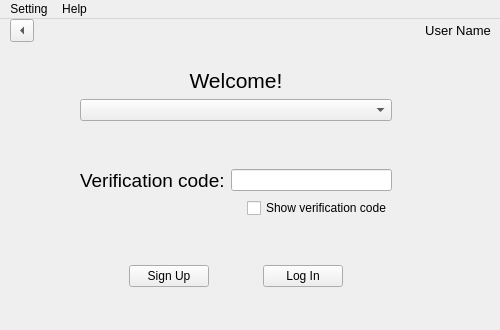
<?xml version="1.0" encoding="UTF-8"?>
<ui version="4.0">
 <class>MainWindow</class>
 <widget class="QMainWindow" name="MainWindow">
  <property name="geometry">
   <rect>
    <x>0</x>
    <y>0</y>
    <width>500</width>
    <height>330</height>
   </rect>
  </property>
  <property name="windowTitle">
   <string>MainWindow</string>
  </property>
  <widget class="QWidget" name="centralwidget">
   <widget class="QWidget" name="layoutWidget">
    <property name="geometry">
     <rect>
      <x>0</x>
      <y>0</y>
      <width>2</width>
      <height>2</height>
     </rect>
    </property>
    <layout class="QHBoxLayout" name="horizontalLayout_8"/>
   </widget>
   <widget class="QWidget" name="layoutWidget">
    <property name="geometry">
     <rect>
      <x>0</x>
      <y>0</y>
      <width>2</width>
      <height>2</height>
     </rect>
    </property>
    <layout class="QHBoxLayout" name="horizontalLayout_9"/>
   </widget>
   <widget class="QWidget" name="layoutWidget">
    <property name="geometry">
     <rect>
      <x>10</x>
      <y>0</y>
      <width>481</width>
      <height>301</height>
     </rect>
    </property>
    <layout class="QVBoxLayout" name="verticalLayout_3">
     <item>
      <layout class="QHBoxLayout" name="horizontalLayout_10">
       <item>
        <widget class="QToolButton" name="toolButton">
         <property name="text">
          <string>...</string>
         </property>
         <property name="popupMode">
          <enum>QToolButton::DelayedPopup</enum>
         </property>
         <property name="toolButtonStyle">
          <enum>Qt::ToolButtonIconOnly</enum>
         </property>
         <property name="autoRaise">
          <bool>false</bool>
         </property>
         <property name="arrowType">
          <enum>Qt::LeftArrow</enum>
         </property>
        </widget>
       </item>
       <item>
        <spacer name="horizontalSpacer_4">
         <property name="orientation">
          <enum>Qt::Horizontal</enum>
         </property>
         <property name="sizeHint" stdset="0">
          <size>
           <width>40</width>
           <height>20</height>
          </size>
         </property>
        </spacer>
       </item>
       <item>
        <widget class="QLabel" name="label_6">
         <property name="text">
          <string>&lt;html&gt;&lt;head/&gt;&lt;body&gt;&lt;p&gt;&lt;span style=&quot; font-size:10pt;&quot;&gt;User Name&lt;/span&gt;&lt;/p&gt;&lt;/body&gt;&lt;/html&gt;</string>
         </property>
         <property name="alignment">
          <set>Qt::AlignCenter</set>
         </property>
        </widget>
       </item>
      </layout>
     </item>
     <item>
      <widget class="QStackedWidget" name="stackedWidget">
       <property name="currentIndex">
        <number>0</number>
       </property>
       <widget class="QWidget" name="page_3">
        <widget class="QWidget" name="layoutWidget_3">
         <property name="geometry">
          <rect>
           <x>70</x>
           <y>20</y>
           <width>312</width>
           <height>219</height>
          </rect>
         </property>
         <layout class="QVBoxLayout" name="verticalLayout_4">
          <item>
           <widget class="QLabel" name="label_7">
            <property name="text">
             <string>&lt;html&gt;&lt;head/&gt;&lt;body&gt;&lt;p&gt;&lt;span style=&quot; font-size:16pt;&quot;&gt;Welcome!&lt;/span&gt;&lt;/p&gt;&lt;/body&gt;&lt;/html&gt;</string>
            </property>
            <property name="alignment">
             <set>Qt::AlignCenter</set>
            </property>
           </widget>
          </item>
          <item>
           <widget class="Click_ComboBox" name="comboBox_2"/>
          </item>
          <item>
           <spacer name="verticalSpacer_3">
            <property name="orientation">
             <enum>Qt::Vertical</enum>
            </property>
            <property name="sizeHint" stdset="0">
             <size>
              <width>20</width>
              <height>40</height>
             </size>
            </property>
           </spacer>
          </item>
          <item>
           <layout class="QHBoxLayout" name="horizontalLayout_11">
            <item>
             <widget class="QLabel" name="label_5">
              <property name="text">
               <string>&lt;html&gt;&lt;head/&gt;&lt;body&gt;&lt;p&gt;&lt;span style=&quot; font-size:14pt;&quot;&gt;Verification code:&lt;/span&gt;&lt;/p&gt;&lt;/body&gt;&lt;/html&gt;</string>
              </property>
             </widget>
            </item>
            <item>
             <widget class="QLineEdit" name="lineEdit_4">
              <property name="echoMode">
               <enum>QLineEdit::Password</enum>
              </property>
             </widget>
            </item>
           </layout>
          </item>
          <item>
           <layout class="QHBoxLayout" name="horizontalLayout_12">
            <item>
             <spacer name="horizontalSpacer_5">
              <property name="orientation">
               <enum>Qt::Horizontal</enum>
              </property>
              <property name="sizeHint" stdset="0">
               <size>
                <width>40</width>
                <height>20</height>
               </size>
              </property>
             </spacer>
            </item>
            <item>
             <widget class="QCheckBox" name="checkBox_2">
              <property name="text">
               <string>Show verification code</string>
              </property>
             </widget>
            </item>
           </layout>
          </item>
          <item>
           <spacer name="verticalSpacer_4">
            <property name="orientation">
             <enum>Qt::Vertical</enum>
            </property>
            <property name="sizeHint" stdset="0">
             <size>
              <width>20</width>
              <height>40</height>
             </size>
            </property>
           </spacer>
          </item>
          <item>
           <layout class="QHBoxLayout" name="horizontalLayout_13">
            <item>
             <spacer name="horizontalSpacer_8">
              <property name="orientation">
               <enum>Qt::Horizontal</enum>
              </property>
              <property name="sizeHint" stdset="0">
               <size>
                <width>40</width>
                <height>20</height>
               </size>
              </property>
             </spacer>
            </item>
            <item>
             <widget class="QPushButton" name="pushButton_4">
              <property name="text">
               <string>Sign Up</string>
              </property>
             </widget>
            </item>
            <item>
             <spacer name="horizontalSpacer_6">
              <property name="orientation">
               <enum>Qt::Horizontal</enum>
              </property>
              <property name="sizeHint" stdset="0">
               <size>
                <width>40</width>
                <height>20</height>
               </size>
              </property>
             </spacer>
            </item>
            <item>
             <widget class="QPushButton" name="pushButton_3">
              <property name="text">
               <string>Log In</string>
              </property>
             </widget>
            </item>
            <item>
             <spacer name="horizontalSpacer_7">
              <property name="orientation">
               <enum>Qt::Horizontal</enum>
              </property>
              <property name="sizeHint" stdset="0">
               <size>
                <width>40</width>
                <height>20</height>
               </size>
              </property>
             </spacer>
            </item>
           </layout>
          </item>
         </layout>
        </widget>
       </widget>
       <widget class="QWidget" name="page">
        <widget class="QWidget" name="layoutWidget">
         <property name="geometry">
          <rect>
           <x>20</x>
           <y>10</y>
           <width>441</width>
           <height>254</height>
          </rect>
         </property>
         <layout class="QVBoxLayout" name="verticalLayout">
          <item>
           <widget class="Click_ComboBox" name="comboBox"/>
          </item>
          <item>
           <spacer name="verticalSpacer">
            <property name="orientation">
             <enum>Qt::Vertical</enum>
            </property>
            <property name="sizeHint" stdset="0">
             <size>
              <width>20</width>
              <height>40</height>
             </size>
            </property>
           </spacer>
          </item>
          <item>
           <layout class="QHBoxLayout" name="horizontalLayout">
            <item>
             <widget class="QLabel" name="label">
              <property name="text">
               <string>&lt;html&gt;&lt;head/&gt;&lt;body&gt;&lt;p&gt;&lt;span style=&quot; font-size:20pt;&quot;&gt;Verification code:&lt;/span&gt;&lt;/p&gt;&lt;/body&gt;&lt;/html&gt;</string>
              </property>
             </widget>
            </item>
            <item>
             <widget class="QLineEdit" name="lineEdit">
              <property name="echoMode">
               <enum>QLineEdit::Password</enum>
              </property>
             </widget>
            </item>
           </layout>
          </item>
          <item>
           <layout class="QHBoxLayout" name="horizontalLayout_6">
            <item>
             <spacer name="horizontalSpacer_3">
              <property name="orientation">
               <enum>Qt::Horizontal</enum>
              </property>
              <property name="sizeHint" stdset="0">
               <size>
                <width>40</width>
                <height>20</height>
               </size>
              </property>
             </spacer>
            </item>
            <item>
             <widget class="QCheckBox" name="checkBox">
              <property name="text">
               <string>Show verification code</string>
              </property>
             </widget>
            </item>
           </layout>
          </item>
          <item>
           <spacer name="verticalSpacer_2">
            <property name="orientation">
             <enum>Qt::Vertical</enum>
            </property>
            <property name="sizeHint" stdset="0">
             <size>
              <width>20</width>
              <height>40</height>
             </size>
            </property>
           </spacer>
          </item>
          <item>
           <layout class="QHBoxLayout" name="horizontalLayout_2">
            <item>
             <spacer name="horizontalSpacer">
              <property name="orientation">
               <enum>Qt::Horizontal</enum>
              </property>
              <property name="sizeHint" stdset="0">
               <size>
                <width>208</width>
                <height>13</height>
               </size>
              </property>
             </spacer>
            </item>
            <item>
             <widget class="QPushButton" name="pushButton">
              <property name="text">
               <string>Search</string>
              </property>
             </widget>
            </item>
           </layout>
          </item>
         </layout>
        </widget>
       </widget>
       <widget class="QWidget" name="page_2">
        <widget class="QWidget" name="layoutWidget">
         <property name="geometry">
          <rect>
           <x>10</x>
           <y>10</y>
           <width>471</width>
           <height>241</height>
          </rect>
         </property>
         <layout class="QVBoxLayout" name="verticalLayout_2">
          <item>
           <widget class="QLabel" name="label_2">
            <property name="text">
             <string>&lt;html&gt;&lt;head/&gt;&lt;body&gt;&lt;p&gt;&lt;span style=&quot; font-size:14pt;&quot;&gt;ITEM&lt;/span&gt;&lt;/p&gt;&lt;/body&gt;&lt;/html&gt;</string>
            </property>
           </widget>
          </item>
          <item>
           <layout class="QHBoxLayout" name="horizontalLayout_5">
            <item>
             <widget class="QLabel" name="label_3">
              <property name="text">
               <string>&lt;html&gt;&lt;head/&gt;&lt;body&gt;&lt;p&gt;&lt;span style=&quot; font-size:14pt;&quot;&gt;Account:&lt;/span&gt;&lt;/p&gt;&lt;/body&gt;&lt;/html&gt;</string>
              </property>
             </widget>
            </item>
            <item>
             <widget class="QLineEdit" name="lineEdit_2"/>
            </item>
           </layout>
          </item>
          <item>
           <layout class="QHBoxLayout" name="horizontalLayout_4">
            <item>
             <widget class="QLabel" name="label_4">
              <property name="text">
               <string>&lt;html&gt;&lt;head/&gt;&lt;body&gt;&lt;p&gt;&lt;span style=&quot; font-size:14pt;&quot;&gt;Password:&lt;/span&gt;&lt;/p&gt;&lt;/body&gt;&lt;/html&gt;</string>
              </property>
             </widget>
            </item>
            <item>
             <widget class="QLineEdit" name="lineEdit_3"/>
            </item>
           </layout>
          </item>
          <item>
           <layout class="QHBoxLayout" name="horizontalLayout_3">
            <item>
             <spacer name="horizontalSpacer_2">
              <property name="orientation">
               <enum>Qt::Horizontal</enum>
              </property>
              <property name="sizeHint" stdset="0">
               <size>
                <width>40</width>
                <height>20</height>
               </size>
              </property>
             </spacer>
            </item>
            <item>
             <widget class="QPushButton" name="pushButton_2">
              <property name="text">
               <string>Back to search</string>
              </property>
             </widget>
            </item>
           </layout>
          </item>
         </layout>
        </widget>
       </widget>
      </widget>
     </item>
    </layout>
   </widget>
  </widget>
  <widget class="QMenuBar" name="menubar">
   <property name="geometry">
    <rect>
     <x>0</x>
     <y>0</y>
     <width>500</width>
     <height>24</height>
    </rect>
   </property>
   <widget class="QMenu" name="menu">
    <property name="title">
     <string>Setting</string>
    </property>
    <widget class="QMenu" name="menuLanguage">
     <property name="title">
      <string>Language</string>
     </property>
     <addaction name="actionChinese_Traditional"/>
     <addaction name="actionEnglish"/>
    </widget>
    <addaction name="actionAdd_New_User"/>
    <addaction name="actionset_verification_code"/>
    <addaction name="actionDelete_User"/>
    <addaction name="separator"/>
    <addaction name="actionAdd_new_Password"/>
    <addaction name="actionDelet_password"/>
    <addaction name="actionEdit_password"/>
    <addaction name="separator"/>
    <addaction name="menuLanguage"/>
   </widget>
   <widget class="QMenu" name="menu_2">
    <property name="title">
     <string>Help</string>
    </property>
    <addaction name="actionInstruction"/>
    <addaction name="separator"/>
    <addaction name="actionAbout_this_APP"/>
   </widget>
   <addaction name="menu"/>
   <addaction name="menu_2"/>
  </widget>
  <action name="actionAdd_new_Password">
   <property name="text">
    <string>Add New Password</string>
   </property>
  </action>
  <action name="actionDelet_password">
   <property name="text">
    <string>Delete Old Password</string>
   </property>
  </action>
  <action name="actionEdit_password">
   <property name="text">
    <string>Edit Old Password</string>
   </property>
  </action>
  <action name="actionInstruction">
   <property name="text">
    <string>Instruction</string>
   </property>
  </action>
  <action name="actionAbout_this_APP">
   <property name="text">
    <string>About Password Manager</string>
   </property>
  </action>
  <action name="actionset_verification_code">
   <property name="text">
    <string>Change Verification Code</string>
   </property>
  </action>
  <action name="actionAdd_New_User">
   <property name="text">
    <string>Edit User Information</string>
   </property>
  </action>
  <action name="actionDelete_Old_User">
   <property name="text">
    <string>Delete Old User</string>
   </property>
  </action>
  <action name="actionEdit_Old_User">
   <property name="text">
    <string>Edit Old User</string>
   </property>
  </action>
  <action name="actionDelete_User">
   <property name="text">
    <string>Delete User</string>
   </property>
  </action>
  <action name="actionChinese_Traditional">
   <property name="text">
    <string>Traditional Chinese</string>
   </property>
  </action>
  <action name="actionEnglish">
   <property name="text">
    <string>English</string>
   </property>
  </action>
 </widget>
 <customwidgets>
  <customwidget>
   <class>Click_ComboBox</class>
   <extends>QComboBox</extends>
   <header location="global">click_combobox.h</header>
  </customwidget>
 </customwidgets>
 <resources/>
 <connections/>
</ui>
